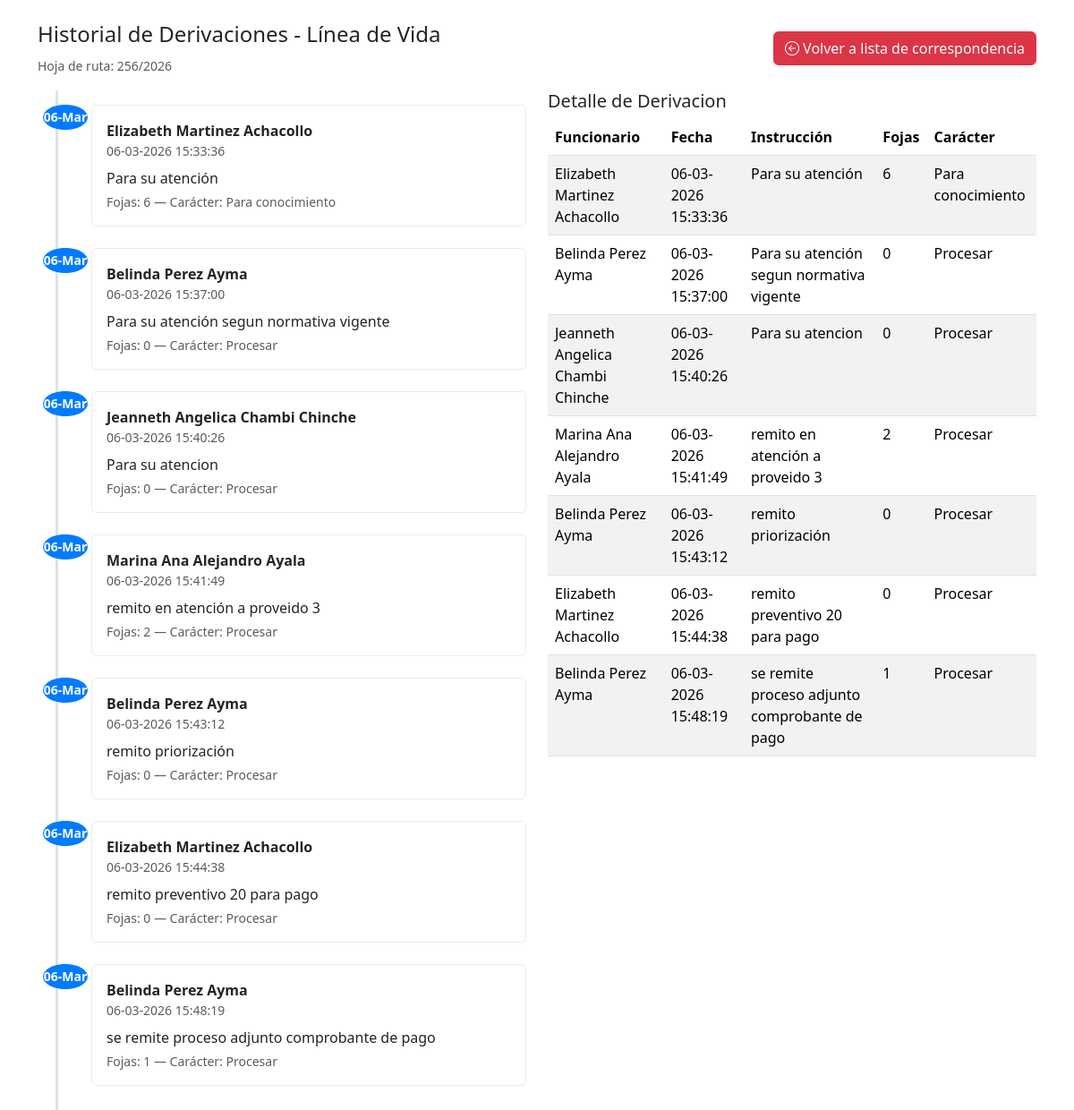
Page /derivacion/index.php?id=4 on the committed database.
### tables this page shows
CREATE TABLE `correspondencia` (
  `id` int(11) NOT NULL,
  `hojaruta` varchar(255) NOT NULL,
  `remitente_id` int(11) DEFAULT NULL,
  `remitente_externo` varchar(255) DEFAULT NULL,
  `idfuncionario_enturno` int(11) DEFAULT NULL,
  `tipo_remitente` enum('interno','externo') NOT NULL DEFAULT 'externo',
  `remitente` varchar(255) NOT NULL,
  `referencia` text NOT NULL,
  `fojas` varchar(255) NOT NULL,
  `fecha` timestamp NOT NULL DEFAULT current_timestamp(),
  `foto` varchar(255) NOT NULL,
  `estado` varchar(255) NOT NULL,
  `actualizado_en` timestamp NULL DEFAULT NULL,
  `eliminado_en` timestamp NULL DEFAULT NULL
);

CREATE TABLE `derivacion` (
  `id` int(11) NOT NULL,
  `id_correspondencia` int(11) NOT NULL,
  `id_funcionario` int(11) NOT NULL,
  `fecha_derivacion` timestamp NOT NULL DEFAULT current_timestamp(),
  `instruccion_adicional` text DEFAULT NULL,
  `fojas` varchar(255) NOT NULL,
  `caracter` varchar(25) NOT NULL
);

CREATE TABLE `funcionario` (
  `id` int(11) NOT NULL,
  `ci` int(11) NOT NULL,
  `nombre` varchar(100) NOT NULL,
  `paterno` varchar(60) NOT NULL,
  `materno` varchar(60) NOT NULL,
  `usuario` varchar(50) NOT NULL,
  `password` varchar(255) NOT NULL,
  `contrasenia` varchar(255) NOT NULL,
  `rol` varchar(25) DEFAULT NULL,
  `id_puesto` int(11) NOT NULL,
  `estado` varchar(12) NOT NULL,
  `creado_en` timestamp NOT NULL DEFAULT current_timestamp(),
  `actualizado_en` timestamp NOT NULL DEFAULT current_timestamp(),
  `eliminado_en` timestamp NOT NULL DEFAULT current_timestamp()
);

### derivacion/index.php (the view, shortened to what this page needs)
<?php
require '../db.php';
$id = $_POST['id'] ?? $_GET['id'] ?? null;
$stmt = $pdo->prepare("SELECT id, hojaruta, remitente, referencia, fojas, fecha, estado FROM correspondencia WHERE id = :id");
$stmt->execute([':id' => $id]);
$cor = $stmt->fetch(PDO::FETCH_ASSOC);
$sql = "SELECT d.*, f.nombre, f.paterno, f.materno
        FROM derivacion d
        LEFT JOIN funcionario f ON f.id = d.id_funcionario
        WHERE d.id_correspondencia = :id
        ORDER BY d.fecha_derivacion ASC";
$stmt2 = $pdo->prepare($sql);
$stmt2->execute([':id' => $id]);
$derivaciones = $stmt2->fetchAll(PDO::FETCH_ASSOC);
?>
<!doctype html>
<html lang="es">
<head>
    <link href="https://cdn.jsdelivr.net/npm/bootstrap@5.3.2/dist/css/bootstrap.min.css" rel="stylesheet">
    <link rel="stylesheet" href="https://cdn.jsdelivr.net/npm/bootstrap-icons@1.10.5/font/bootstrap-icons.css">
</head>
<body>
<div class="container mt-4">
    <div class="d-flex justify-content-between align-items-center mb-3">
        <div>
            <h4>Historial de Derivaciones - Línea de Vida</h4>
            <small class="text-muted">Hoja de ruta: <?php echo htmlspecialchars($cor['hojaruta']); ?></small>
        </div>
        <div>
            <a href="../correspondencia/index.php" class="btn btn-danger">
                <i class="bi bi-arrow-left-circle"></i> Volver a lista de correspondencia
            </a>
        </div>
    </div>
    <div class="row">
        <div class="col-lg-6">
            <div class="timeline">
                <?php if (empty($derivaciones)): ?>
                    <div class="alert alert-info">No hay derivaciones registradas para esta correspondencia.</div>
                <?php else: ?>
                    <?php foreach ($derivaciones as $d): ?>
                        <div class="timeline-item">
                            <div class="time-marker">
                                <div class="circle"><?php echo date('d-M', strtotime($d['fecha_derivacion'])); ?></div>
                            </div>
                            <div class="card p-2">
                                <div class="card-body p-2">
                                    <strong><?php echo htmlspecialchars(trim(($d['nombre'] ?? '') . ' ' . ($d['paterno'] ?? '') . ' ' . ($d['materno'] ?? ''))); ?></strong>
                                    <div class="text-muted small"><?php echo date('d-m-Y H:i:s', strtotime($d['fecha_derivacion'])); ?></div>
                                    <p class="mb-0 mt-2"><?php echo nl2br(htmlspecialchars($d['instruccion_adicional'] ?? '')); ?></p>
                                    <div class="small text-muted mt-1">Fojas: <?php echo htmlspecialchars($d['fojas']); ?> — Carácter: <?php echo htmlspecialchars($d['caracter']); ?></div>
                                </div>
                            </div>
                        </div>
                    <?php endforeach; ?>
                <?php endif; ?>
            </div>
        </div>
        <div class="col-lg-6">
            <h5>Detalle de Derivacion</h5>
            <table class="table table-striped">
                <thead>
                <tr>
                    <th>Funcionario</th>
                    <th>Fecha</th>
                    <th>Instrucción</th>
                    <th>Fojas</th>
                    <th>Carácter</th>
                </tr>
                </thead>
                <tbody>
                <?php if (!empty($derivaciones)): ?>
                    <?php foreach ($derivaciones as $d): ?>
                        <tr>
                            <td><?php echo htmlspecialchars(trim(($d['nombre'] ?? '') . ' ' . ($d['paterno'] ?? '') . ' ' . ($d['materno'] ?? ''))); ?></td>
                            <td><?php echo date('d-m-Y H:i:s', strtotime($d['fecha_derivacion'])); ?></td>
                            <td><?php echo nl2br(htmlspecialchars($d['instruccion_adicional'] ?? '')); ?></td>
                            <td><?php echo htmlspecialchars($d['fojas']); ?></td>
                            <td><?php echo htmlspecialchars($d['caracter']); ?></td>
                        </tr>
                    <?php endforeach; ?>
                <?php else: ?>
                    <tr><td colspan="5">Sin registros</td></tr>
                <?php endif; ?>
                </tbody>
            </table>
        </div>
    </div>
</div>
</body>
</html>

### derivacion/index.php (style rules this page uses)
.timeline { position: relative; padding: 1rem 0; }
.timeline::before { content: ''; position: absolute; left: 20px; top: 0; bottom: 0; width: 3px; background: #dee2e6; }
.timeline-item { position: relative; margin-left: 60px; margin-bottom: 1.5rem; }
.timeline-item .time-marker { position: absolute; left: -43px; width: 28px; height: 28px; border-radius: 50%; background: #0d6efd; color: #fff; display: flex; align-items: center; justify-content: center; font-size: 14px; }
.timeline-item .card { box-shadow: none; border: 1px solid #e9ecef; }
.time-marker { display: flex; flex-direction: column; align-items: center; gap: 4px; }
.circle { width: 50px; height: 60px; border-radius: 50%; background-color: #007bff; color: #fff; display: flex; align-items: center; justify-content: center; font-weight: bold; }

### rows in the picture
correspondencia: hojaruta "256/2026"
derivacion: fecha_derivacion "06-Mar", id_funcionario.materno "Elizabeth Martinez Achacollo", fecha_derivacion "06-03-2026 15:33:36", instruccion_adicional "Para su atención", fojas "6", caracter "Para conocimiento"
derivacion: fecha_derivacion "06-Mar", id_funcionario.materno "Belinda Perez Ayma", fecha_derivacion "06-03-2026 15:37:00", instruccion_adicional "Para su atención segun normativa vigente", fojas "0", caracter "Procesar"
derivacion: fecha_derivacion "06-Mar", id_funcionario.materno "Jeanneth Angelica Chambi Chinche", fecha_derivacion "06-03-2026 15:40:26", instruccion_adicional "Para su atencion", fojas "0", caracter "Procesar"
derivacion: fecha_derivacion "06-Mar", id_funcionario.materno "Marina Ana Alejandro Ayala", fecha_derivacion "06-03-2026 15:41:49", instruccion_adicional "remito en atención a proveido 3", fojas "2", caracter "Procesar"
derivacion: fecha_derivacion "06-Mar", id_funcionario.materno "Belinda Perez Ayma", fecha_derivacion "06-03-2026 15:43:12", instruccion_adicional "remito priorización", fojas "0", caracter "Procesar"
derivacion: fecha_derivacion "06-Mar", id_funcionario.materno "Elizabeth Martinez Achacollo", fecha_derivacion "06-03-2026 15:44:38", instruccion_adicional "remito preventivo 20 para pago", fojas "0", caracter "Procesar"
derivacion: fecha_derivacion "06-Mar", id_funcionario.materno "Belinda Perez Ayma", fecha_derivacion "06-03-2026 15:48:19", instruccion_adicional "se remite proceso adjunto comprobante de pago", fojas "1", caracter "Procesar"
